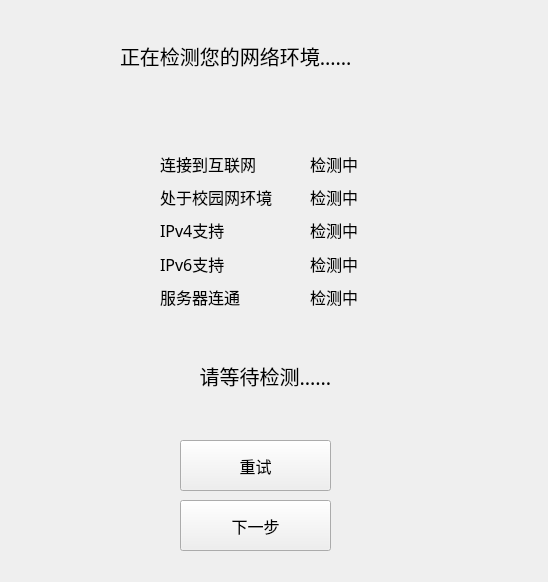
<?xml version="1.0" encoding="UTF-8"?>
<ui version="4.0">
 <class>NetworkWindow</class>
 <widget class="QMainWindow" name="NetworkWindow">
  <property name="geometry">
   <rect>
    <x>0</x>
    <y>0</y>
    <width>548</width>
    <height>582</height>
   </rect>
  </property>
  <property name="windowTitle">
   <string>网络检测</string>
  </property>
  <widget class="QWidget" name="centralwidget">
   <widget class="QLabel" name="label">
    <property name="geometry">
     <rect>
      <x>120</x>
      <y>40</y>
      <width>321</width>
      <height>31</height>
     </rect>
    </property>
    <property name="font">
     <font>
      <family>HarmonyOS Sans SC</family>
      <pointsize>15</pointsize>
     </font>
    </property>
    <property name="text">
     <string>正在检测您的网络环境……</string>
    </property>
   </widget>
   <widget class="QPushButton" name="NetworkWindow_NextBtn">
    <property name="geometry">
     <rect>
      <x>180</x>
      <y>500</y>
      <width>151</width>
      <height>51</height>
     </rect>
    </property>
    <property name="font">
     <font>
      <family>HarmonyOS Sans SC</family>
      <pointsize>12</pointsize>
     </font>
    </property>
    <property name="text">
     <string>下一步</string>
    </property>
   </widget>
   <widget class="QPushButton" name="NetworkWindow_RetryBtn">
    <property name="geometry">
     <rect>
      <x>180</x>
      <y>440</y>
      <width>151</width>
      <height>51</height>
     </rect>
    </property>
    <property name="font">
     <font>
      <family>HarmonyOS Sans SC</family>
      <pointsize>12</pointsize>
     </font>
    </property>
    <property name="text">
     <string>重试</string>
    </property>
   </widget>
   <widget class="QWidget" name="layoutWidget">
    <property name="geometry">
     <rect>
      <x>160</x>
      <y>150</y>
      <width>142</width>
      <height>160</height>
     </rect>
    </property>
    <property name="font">
     <font>
      <family>HarmonyOS Sans SC</family>
      <pointsize>12</pointsize>
     </font>
    </property>
    <layout class="QVBoxLayout" name="verticalLayout">
     <item>
      <widget class="QLabel" name="label_2">
       <property name="font">
        <font>
         <family>HarmonyOS Sans SC</family>
         <pointsize>12</pointsize>
        </font>
       </property>
       <property name="lineWidth">
        <number>1</number>
       </property>
       <property name="midLineWidth">
        <number>0</number>
       </property>
       <property name="text">
        <string>连接到互联网</string>
       </property>
      </widget>
     </item>
     <item>
      <widget class="QLabel" name="label_3">
       <property name="font">
        <font>
         <family>HarmonyOS Sans SC</family>
         <pointsize>12</pointsize>
        </font>
       </property>
       <property name="lineWidth">
        <number>1</number>
       </property>
       <property name="midLineWidth">
        <number>0</number>
       </property>
       <property name="text">
        <string>处于校园网环境</string>
       </property>
      </widget>
     </item>
     <item>
      <widget class="QLabel" name="label_4">
       <property name="font">
        <font>
         <family>HarmonyOS Sans SC</family>
         <pointsize>12</pointsize>
        </font>
       </property>
       <property name="lineWidth">
        <number>1</number>
       </property>
       <property name="midLineWidth">
        <number>0</number>
       </property>
       <property name="text">
        <string>IPv4支持</string>
       </property>
      </widget>
     </item>
     <item>
      <widget class="QLabel" name="label_5">
       <property name="font">
        <font>
         <family>HarmonyOS Sans SC</family>
         <pointsize>12</pointsize>
        </font>
       </property>
       <property name="lineWidth">
        <number>1</number>
       </property>
       <property name="midLineWidth">
        <number>0</number>
       </property>
       <property name="text">
        <string>IPv6支持</string>
       </property>
      </widget>
     </item>
     <item>
      <widget class="QLabel" name="label_6">
       <property name="font">
        <font>
         <family>HarmonyOS Sans SC</family>
         <pointsize>12</pointsize>
        </font>
       </property>
       <property name="lineWidth">
        <number>1</number>
       </property>
       <property name="midLineWidth">
        <number>0</number>
       </property>
       <property name="text">
        <string>服务器连通</string>
       </property>
      </widget>
     </item>
    </layout>
   </widget>
   <widget class="QWidget" name="layoutWidget_2">
    <property name="geometry">
     <rect>
      <x>310</x>
      <y>150</y>
      <width>71</width>
      <height>160</height>
     </rect>
    </property>
    <property name="font">
     <font>
      <family>HarmonyOS Sans SC</family>
      <pointsize>12</pointsize>
     </font>
    </property>
    <layout class="QVBoxLayout" name="verticalLayout_2">
     <item>
      <widget class="QLabel" name="isConnectNetwork">
       <property name="font">
        <font>
         <family>HarmonyOS Sans SC</family>
         <pointsize>12</pointsize>
        </font>
       </property>
       <property name="lineWidth">
        <number>1</number>
       </property>
       <property name="midLineWidth">
        <number>0</number>
       </property>
       <property name="text">
        <string>检测中</string>
       </property>
      </widget>
     </item>
     <item>
      <widget class="QLabel" name="isConnectCampus">
       <property name="font">
        <font>
         <family>HarmonyOS Sans SC</family>
         <pointsize>12</pointsize>
        </font>
       </property>
       <property name="lineWidth">
        <number>1</number>
       </property>
       <property name="midLineWidth">
        <number>0</number>
       </property>
       <property name="text">
        <string>检测中</string>
       </property>
      </widget>
     </item>
     <item>
      <widget class="QLabel" name="isSupportIPv4">
       <property name="font">
        <font>
         <family>HarmonyOS Sans SC</family>
         <pointsize>12</pointsize>
        </font>
       </property>
       <property name="lineWidth">
        <number>1</number>
       </property>
       <property name="midLineWidth">
        <number>0</number>
       </property>
       <property name="text">
        <string>检测中</string>
       </property>
      </widget>
     </item>
     <item>
      <widget class="QLabel" name="isSupportIPv6">
       <property name="font">
        <font>
         <family>HarmonyOS Sans SC</family>
         <pointsize>12</pointsize>
        </font>
       </property>
       <property name="lineWidth">
        <number>1</number>
       </property>
       <property name="midLineWidth">
        <number>0</number>
       </property>
       <property name="text">
        <string>检测中</string>
       </property>
      </widget>
     </item>
     <item>
      <widget class="QLabel" name="isConnectServer">
       <property name="font">
        <font>
         <family>HarmonyOS Sans SC</family>
         <pointsize>12</pointsize>
        </font>
       </property>
       <property name="lineWidth">
        <number>1</number>
       </property>
       <property name="midLineWidth">
        <number>0</number>
       </property>
       <property name="text">
        <string>检测中</string>
       </property>
      </widget>
     </item>
    </layout>
   </widget>
   <widget class="QLabel" name="DetailsInfo_Label">
    <property name="geometry">
     <rect>
      <x>90</x>
      <y>360</y>
      <width>351</width>
      <height>31</height>
     </rect>
    </property>
    <property name="font">
     <font>
      <family>HarmonyOS Sans SC</family>
      <pointsize>15</pointsize>
     </font>
    </property>
    <property name="text">
     <string>请等待检测……</string>
    </property>
    <property name="alignment">
     <set>Qt::AlignCenter</set>
    </property>
   </widget>
  </widget>
 </widget>
 <resources/>
 <connections/>
</ui>
